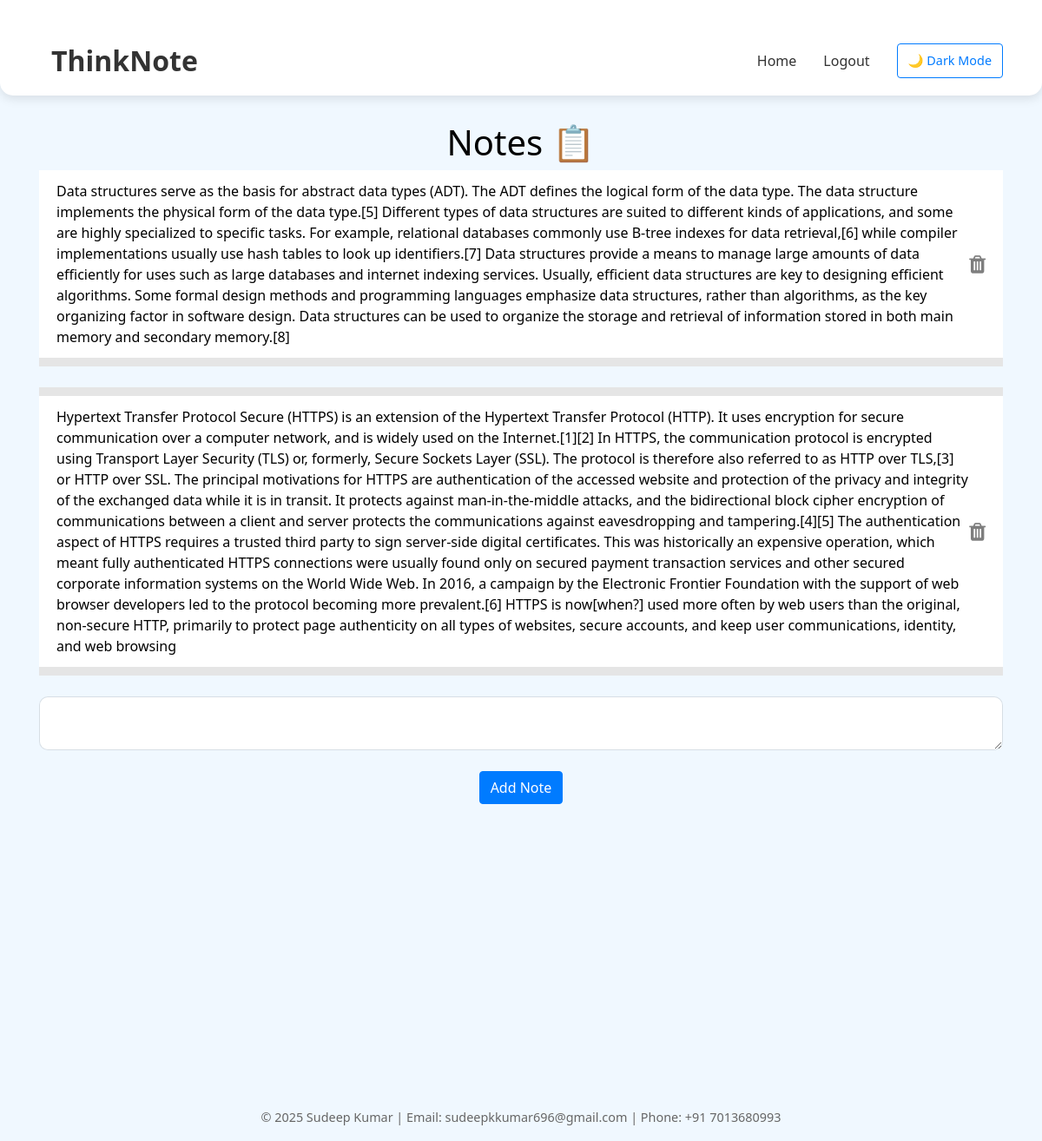
The app's page / (signed in) with its own data.
### website/models.py (models this page shows)
class Note(db.Model):
    id = db.Column(db.Integer, primary_key = True)
    data = db.Column(db.String(10000))
    date = db.Column(db.DateTime(timezone = True),default = func.now())
    user_id = db.Column(db.Integer,db.ForeignKey('user.id'))

### website/views.py (the view, shortened to what this page needs)
@views.route('/',methods=['GET','POST'])
@login_required
def home():
     return render_template("home.html",user = current_user )

### website/__init__.py (called while the page is built)
def create_app():
    app = Flask(__name__)
    app.config['SECRET_KEY'] = 'sds'
    app.config['SQLALCHEMY_DATABASE_URI'] = f"sqlite:///{DB_NAME}"
    db.init_app(app)
    from .views import views
    from .auth import auth
    app.register_blueprint(views, url_prefix="/")
    app.register_blueprint(auth, url_prefix="/")
    from .models import User,Note
    create_database(app)
    login_manager = LoginManager()
    login_manager.login_view = 'auth.login'
    login_manager.init_app(app)
    @login_manager.user_loader
    def load_user(id):
        return User.query.get(int(id))
    return app

### website/templates/home.html (shortened to what this page needs)
{% extends "base.html" %}
{% block content %}
<h1 align="center">Notes 📋</h1>
<ul class="list-group list-group-flush" id="notes">
    {% for note in user.notes %}
    <li class="list-group-item d-flex justify-content-between align-items-center">
        {{ note.data }}
        <button type="button" class="close" onClick="deleteNote('{{ note.id }}')">
            <span aria-hidden="true"><i class="fa fa-trash"></i></span>
        </button>
    </li>
    <br/>
    {% endfor %}
</ul>
<form method="POST">
    <textarea name="note" id="note" class="form-control"></textarea>
    <br />
    <div align="center">
        <button type="submit" class="btn btn-primary">Add Note</button>
    </div>
</form>
{% endblock %}

### website/templates/base.html (style rules this page uses)
:root { --bg-color: #f0f8ff; --text-color: #000000; --navbar-bg: #ffffff; --nav-text: #333333; --form-bg-color: #ffffff; --form-text-color: #000000; --success-bg: #d4edda; --success-text: #155724; --error-bg: #f8d7da; --error-text: #721c24; }
body { background-color: var(--bg-color); color: var(--text-color); font-family: 'Segoe UI', Tahoma, Geneva, Verdana, sans-serif; transition: background-color 0.1s ease, color 0.1s ease; }

### website/templates/home.html (style rules this page uses)
.list-group-item { background-color: var(--form-bg-color); color: var(--form-text-color); border: 10px solid rgba(0, 0, 0, 0.1); border-radius: 10px; transition: background-color 0.3s ease, color 0.3s ease; }
.form-control { background-color: var(--form-bg-color); color: var(--form-text-color); border: 1px solid rgba(0, 0, 0, 0.1); border-radius: 10px; transition: background-color 0.3s ease, color 0.3s ease; }
.form-control::placeholder { color: #999; }

### records on screen
Note: data "Data structures serve as the basis for abstract data types (ADT). The ADT defines the logical form of the data type. The data structure implements the physical form of the data type.[5] Different types of data structures are suited to different kinds of applications, and some are highly specialized to specific tasks. For example, relational databases commonly use B-tree indexes for data retrieval,[6] while compiler implementations usually use hash tables to look up identifiers.[7] Data structures provide a means to manage large amounts of data efficiently for uses such as large databases and internet indexing services. Usually, efficient data structures are key to designing efficient…"
Note: data "Hypertext Transfer Protocol Secure (HTTPS) is an extension of the Hypertext Transfer Protocol (HTTP). It uses encryption for secure communication over a computer network, and is widely used on the Internet.[1][2] In HTTPS, the communication protocol is encrypted using Transport Layer Security (TLS) or, formerly, Secure Sockets Layer (SSL). The protocol is therefore also referred to as HTTP over TLS,[3] or HTTP over SSL. The principal motivations for HTTPS are authentication of the accessed website and protection of the privacy and integrity of the exchanged data while it is in transit. It protects against man-in-the-middle attacks, and the bidirectional block cipher encryption of…"
